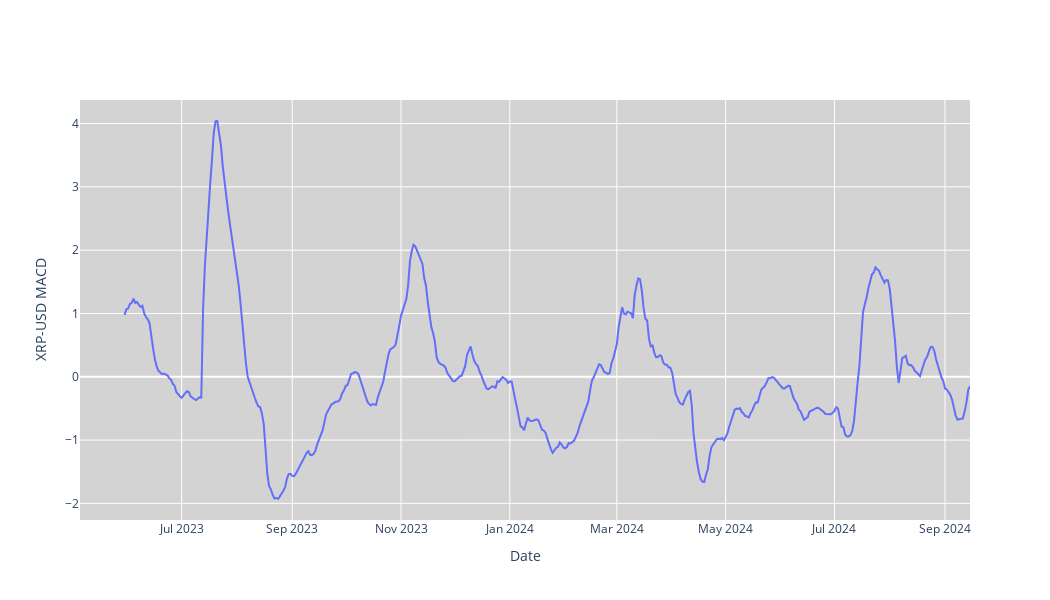

This figure's notebook cell:
### Code cell
#MACD
fig = go.Figure(data=[go.Scatter(x=stock_data.index, y=stock_data['MACD'], mode='lines', name='MACD')])
fig.update_layout(
    xaxis_rangeslider_visible=False,
    yaxis_title=f'{ticker} MACD',
    xaxis_title='Date',
    plot_bgcolor='lightgrey',
    width=1050,
    height=600
)
fig.show()
fig.write_image('./images/MACD.png')

### Figure 1 — Plotly figure (JSON) as saved in the notebook; plotly's stock layout.template omitted (floating-point values rounded to 4 significant figures; data arrays with more than 128 entries replaced by an {"elided": "..."} marker saying what was removed)
{"data": [{"mode": "lines", "name": "MACD", "type": "scatter", "x": {"elided": "500 str values"}, "y": {"elided": "500 float values"}}], "layout": {"height": 600, "plot_bgcolor": "lightgrey", "width": 1050, "xaxis": {"rangeslider": {"visible": false}, "title": {"text": "Date"}}, "yaxis": {"title": {"text": "XRP-USD MACD"}}}}
